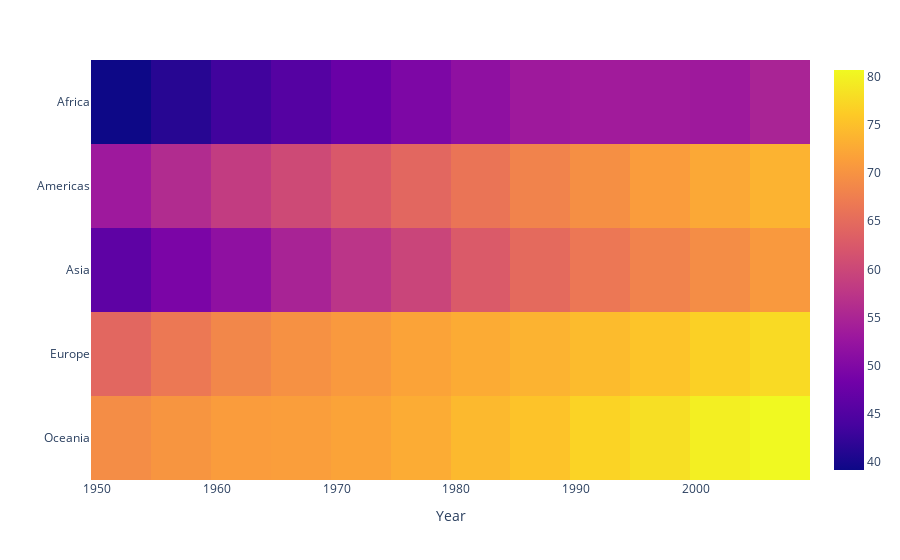

Write notebook code for a chart like this one.
### Markdown cell above
Now that we have the appropriate DataFrame, let's use the plotly `imshow()` function to visualize it!

### Code cell
# use imshow() to visualize the data
fig = px.imshow(gapminder_continent_wide)

fig.update_layout(xaxis_title = "Year", yaxis_title = "")

### Figure 1 — Plotly figure (JSON) as saved in the notebook; plotly's stock layout.template omitted (floating-point values rounded to 4 significant figures)
{"data": [{"coloraxis": "coloraxis", "hovertemplate": "year: %{x}<br>continent: %{y}<br>color: %{z}<extra></extra>", "name": "0", "type": "heatmap", "x": [1952, 1957, 1962, 1967, 1972, 1977, 1982, 1987, 1992, 1997, 2002, 2007], "xaxis": "x", "y": ["Africa", "Americas", "Asia", "Europe", "Oceania"], "yaxis": "y", "z": [[39.14, 41.27, 43.32, 45.33, 47.45, 49.58, 51.59, 53.34, 53.63, 53.6, 53.33, 54.81], [53.28, 55.96, 58.4, 60.41, 62.39, 64.39, 66.23, 68.09, 69.57, 71.15, 72.42, 73.61], [46.31, 49.32, 51.56, 54.66, 57.32, 59.61, 62.62, 64.85, 66.54, 68.02, 69.23, 70.73], [64.41, 66.7, 68.54, 69.74, 70.78, 71.94, 72.81, 73.64, 74.44, 75.51, 76.7, 77.65], [69.25, 70.3, 71.09, 71.31, 71.91, 72.85, 74.29, 75.32, 76.94, 78.19, 79.74, 80.72]]}], "layout": {"autosize": true, "coloraxis": {"colorscale": [[0, "#0d0887"], [0.1111, "#46039f"], [0.2222, "#7201a8"], [0.3333, "#9c179e"], [0.4444, "#bd3786"], [0.5556, "#d8576b"], [0.6667, "#ed7953"], [0.7778, "#fb9f3a"], [0.8889, "#fdca26"], [1, "#f0f921"]]}, "margin": {"t": 60}, "xaxis": {"anchor": "y", "autorange": true, "constrain": "domain", "domain": [0, 1], "range": [1950.0, 2010.0], "scaleanchor": "y", "title": {"text": "Year"}, "type": "linear"}, "yaxis": {"anchor": "x", "autorange": true, "constrain": "domain", "domain": [0, 1], "range": [4.5, -0.5], "title": {"text": ""}, "type": "category"}}}
